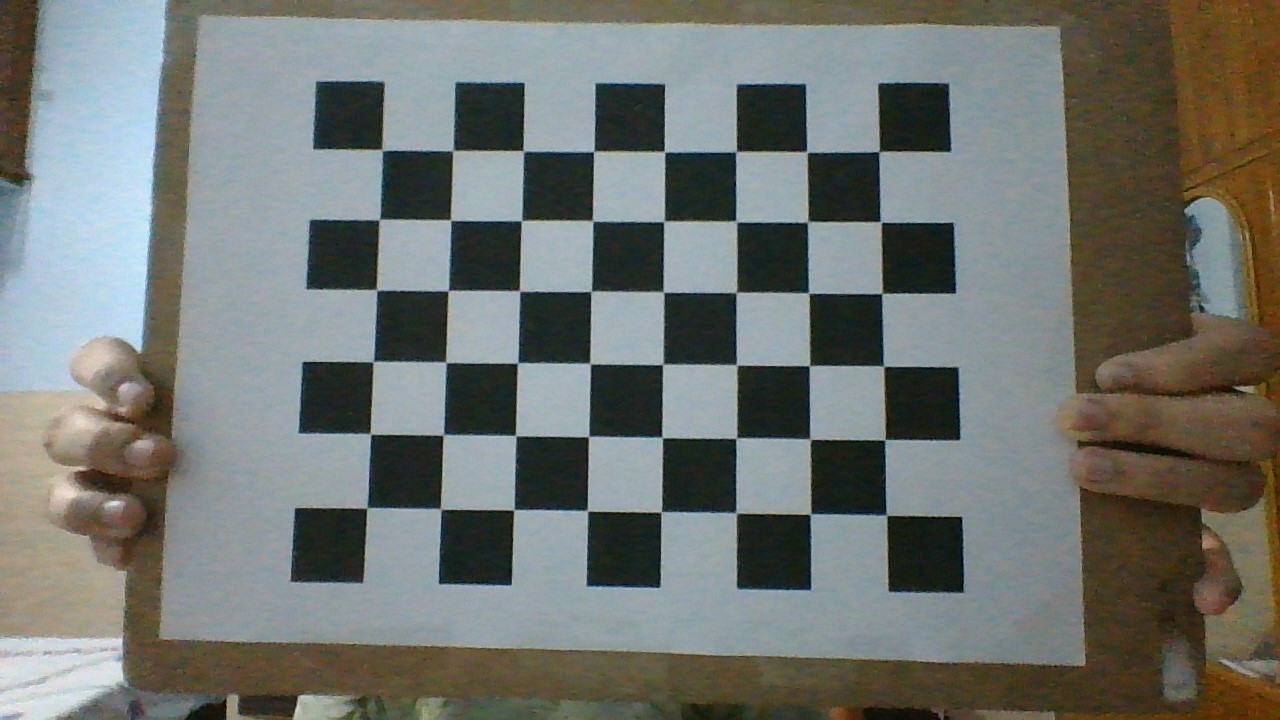
#> input picture ARUCO TAG DETECTION/Calib_Imgs/chess1.jpg, 1280 x 720 px; its folder holds only this picture in this run
$ python T5_20CS30037_Calibration.py
#> lines starting #> are read from the running program, lines starting #| are printed output that depends on the picture; after the words box and inside, x2 and y2 are one past the last pixel; in counts of white or black regions, pixels touching at a corner belong together; long printed decimals are rounded

import cv2 as cv
import numpy as np
import os
import glob

# DIMENSIONS OF CHECKERBOARD
CHECKERBOARD = (6, 8)        # checkerboard size is as per inner corners (not including the corners formed by outer edges)
SIZE = CHECKERBOARD[0]*CHECKERBOARD[1]


# TERMINATION CRITERION (to stop the iteration when the desired accuracy is reached or specified number of iterations done)
criteria = (cv.TERM_CRITERIA_EPS + cv.TERM_CRITERIA_MAX_ITER, 30, 0.001)

# Arrays to store object points (3d point in real world space) and image points (2d points in image plane) from all images.
objpoints = []              # list containing 3_D  world coordinates of corners in all images
imgpoints = []              #  list containing 2_D  image coordinates of corners in all images

# defining the coordinates for the chessboard corners in its own frame
threeD_pts = np.zeros((SIZE, 3), np.float32)
threeD_pts[:, :2] = np.mgrid[0:CHECKERBOARD[0], 0:CHECKERBOARD[1]].T.reshape(-1, 2)

# [9 lines of commented-out code are left out]
images = glob.glob(r'Task 5_20CS30037\Calib_Imgs\*.jpg')
# for filename in images:
#     print(filename)

# count variable is defined to count the number of images in which corners have been detected successfully.
count = 0

for filename in images:
    image = cv.imread(filename, 1)
#> image is the input picture: shape (720, 1280, 3); mean B, G, R 111.5, 116, 112.4
    print(image.shape)
#| (720, 1280, 3)
    grayImg = cv.cvtColor(image, cv.COLOR_BGR2GRAY)
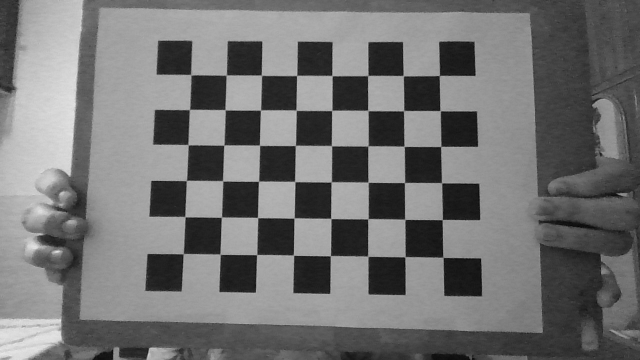
#> grayImg: shape (720, 1280) (shown at 1/2 size); min 3, max 243, mean 114.4

    # Using the openCV function "findChessboardCorners" to find the corners of the checkerboard
    # If ret value is True, it means desired no of corners have been detected
    ret, corners = cv.findChessboardCorners(grayImg, CHECKERBOARD, cv.CALIB_CB_ADAPTIVE_THRESH + cv.CALIB_CB_FAST_CHECK +  cv.CALIB_CB_NORMALIZE_IMAGE)
#> ret = True; corners = 48 rows, first 8: [366.5, 508.1], [371.4, 434.1], [373.1, 362.8], [377, 290.7], [378.9, 220.5], [380.3, 149.6], [440.5, 509], [442.9, 435.7]

    # If desired number of corners detected (ret = True) then, refine the pixel coordinates to higher accuracy using 'cornerSubPix'
    if ret == True:
        objpoints.append(threeD_pts)
        count = count+1

        corners2 = cv.cornerSubPix(grayImg, corners, (11, 11), (-1, -1), criteria)
#> corners2 = 48 rows, first 8: [366.8, 507.9], [370.5, 434.1], [373.1, 361.6], [376.5, 290], [379.4, 219.6], [382.1, 150.1], [440.6, 509], [443.3, 434.7]
        imgpoints.append(corners2)

        # drawChessboardCorners returns the image with the corners marked as red circles or as colored corners connected by lines
        image = cv.drawChessboardCorners(image, CHECKERBOARD, corners2, ret)
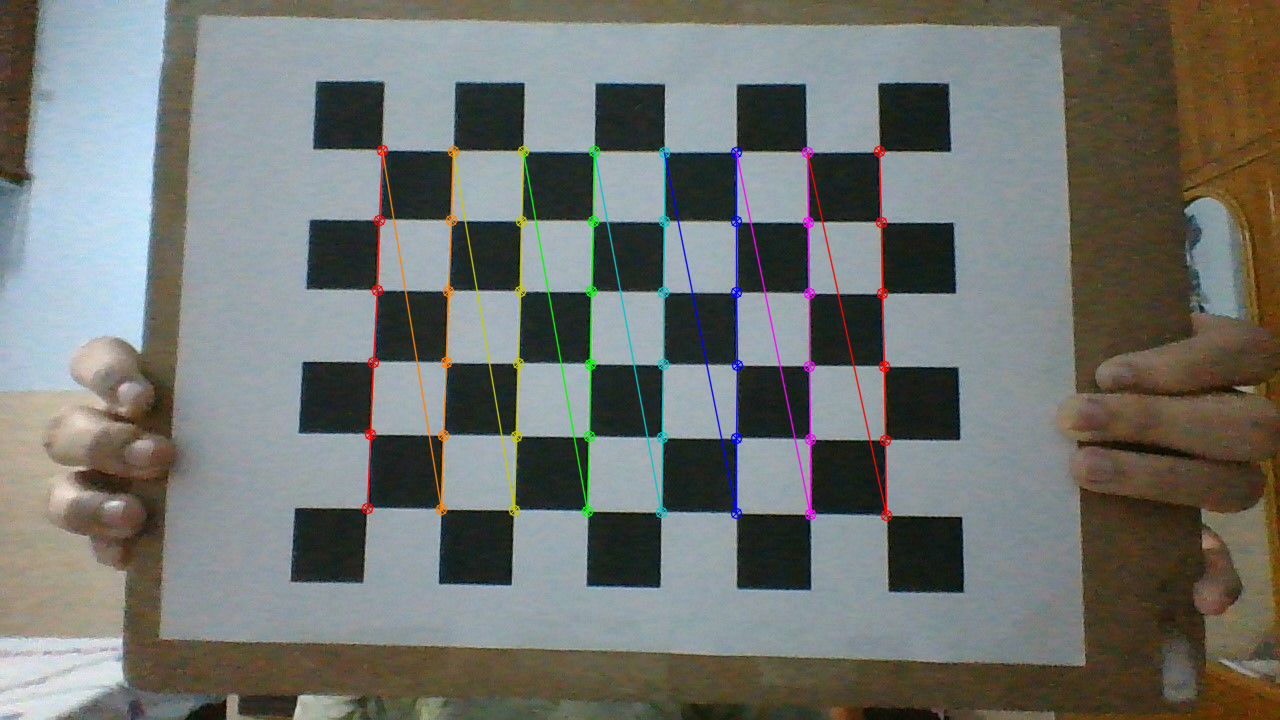
#> image: shape (720, 1280, 3); 2.18% of pixels changed, all inside (x1, y1, x2, y2) = (361, 144, 893, 522)
    else:
        print("The chessboard corners in the given image could not be detected properly.")

    cv.namedWindow('Corner_detect', cv.WINDOW_NORMAL)
    cv.imshow('Corner_detect', image)
    k = cv.waitKey(0)
#> (key q is pressed here)
    if (k == ord('q')):
        cv.destroyAllWindows()

print(count)

h, w = image.shape[:2]

# Camera calibration by passing the value of above found out 3D points(objpoints) and corresponding pixel coordinates of the detected corners(imgpoints)
ret, Cam_matrix, distortion, r_vecs, t_vecs = cv.calibrateCamera(objpoints, imgpoints, grayImg.shape[::-1], None, None)
#> ret = 0.294; Cam_matrix = [[478.3, 0, 653.6], [0, 475.9, 330.7], [0, 0, 1]]; distortion = [[-0.0539, 0.208, -0.00202, -0.000769, -0.211]]; r_vecs = ([-0.0618, -0.0347, -1.56],); t_vecs = ([-3.89, 2.43, 6.48],)
file1 = open(r"Task 5_20CS30037\Calib_res.txt", "w")

# Output
print("Camera matrix:")
print(Cam_matrix)
#| [[478.303   0.         653.631]
#|  [  0.         475.928 330.651]
#|  [  0.           0.           1.        ]]

print("\nDistortion coefficient matrix:")
print(distortion)
#| [[-0.05387   0.2076   -0.002023 -0.0007691 -0.2107 ]]

print("\nRotation Vectors:")
print(r_vecs)
#| (array([[-0.06182],
#|        [-0.03472],
#|        [-1.562]]),)

print("\nTranslation Vectors:")
print(t_vecs)
#| (array([[-3.891],
#|        [ 2.426],
#|        [ 6.480]]),)

# Saving the Camera_Calibration data (intrinsic matrix and destortion matrix) and the roation and translation vectors to a text file "Calib_res"
L = [f"Camera matrix:\n{Cam_matrix}\n\nDistortion coefficient matrix:\n{distortion}\n\nRotation Vectors:\n{r_vecs}\n\nTranslation Vectors:\n{t_vecs}"]
file1.writelines(L)
file1.close()

# Saving the Camera_matrix and Distortion_matrix to a xml file "Calibration_result" for using in aruco marker pose estimation:
path = r"Task 5_20CS30037\Calibration_result.xml"
file2 = cv.FileStorage(path, cv.FILE_STORAGE_WRITE)
file2.write("Camera_matrix", Cam_matrix)
file2.write("Distortion_matrix", distortion)
file2.release()

$ run again, on ARUCO TAG DETECTION/Calib_Imgs/chess13.jpg
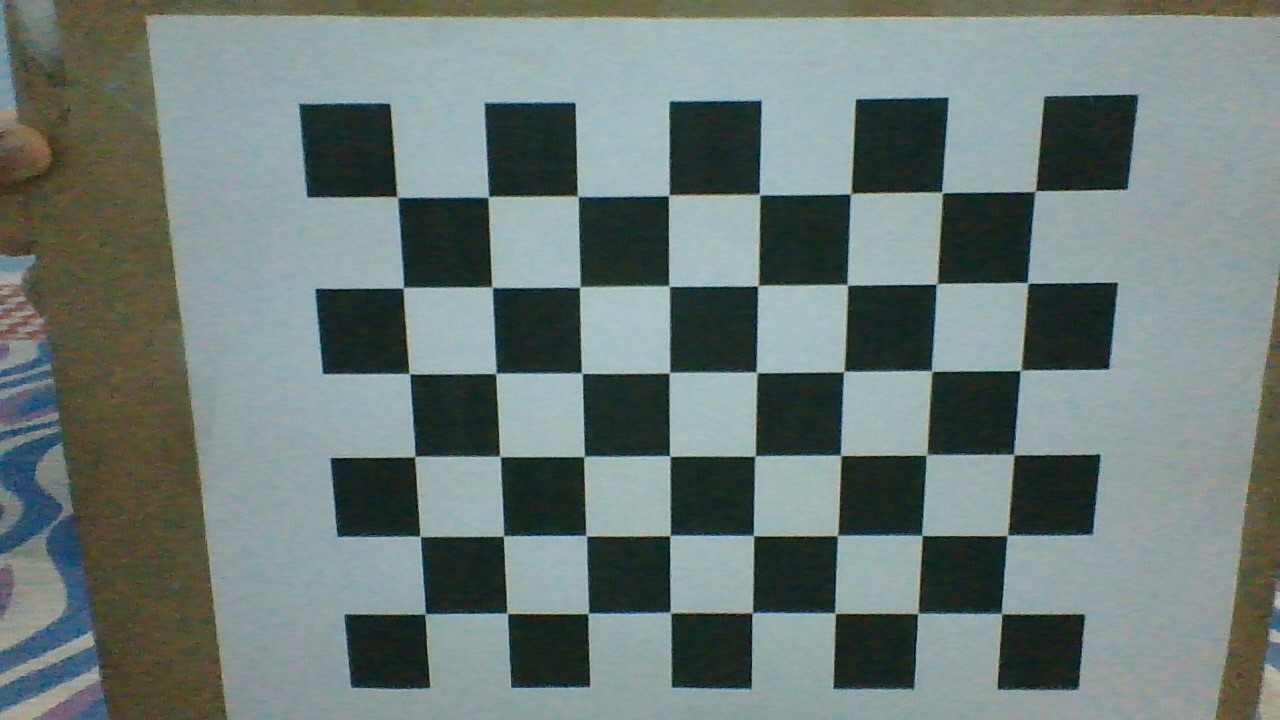
#> input picture ARUCO TAG DETECTION/Calib_Imgs/chess13.jpg, 1280 x 720 px
#> image is the input picture: shape (720, 1280, 3); mean B, G, R 119.9, 123.2, 109.5
#| (720, 1280, 3)
#> `grayImg = cv.cvtColor(image, cv.COLOR_BGR2GRAY)`:
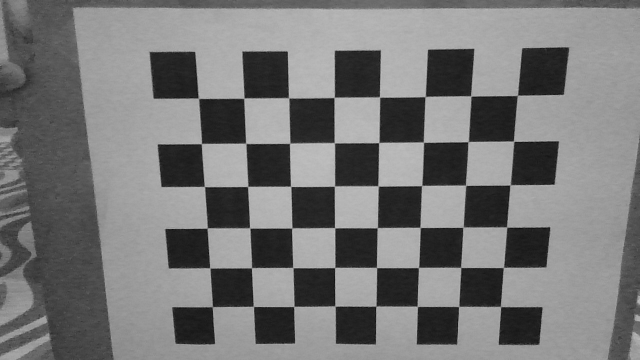
#> grayImg: shape (720, 1280) (shown at 1/2 size); min 5, max 203, mean 118.7
#> `ret, corners = cv.findChessboardCorners(grayImg, CHECKERBOARD, cv.CALI..`: ret = True; corners = 48 rows, first 8: [1035.7, 190.6], [1028.4, 283.5], [1019.6, 370.7], [1013.5, 454.2], [1007.2, 535.4], [1001.7, 614], [942.2, 192.7], [935.6, 284.5]
#> corners2 = 48 rows, first 8: [1035.2, 191], [1027.6, 283], [1020.5, 370.4], [1013.8, 454.7], [1007.4, 535.4], [1001.5, 613.6], [941.9, 192.5], [936.6, 283.9]
#> `image = cv.drawChessboardCorners(image, CHECKERBOARD, corners2, ret)`:
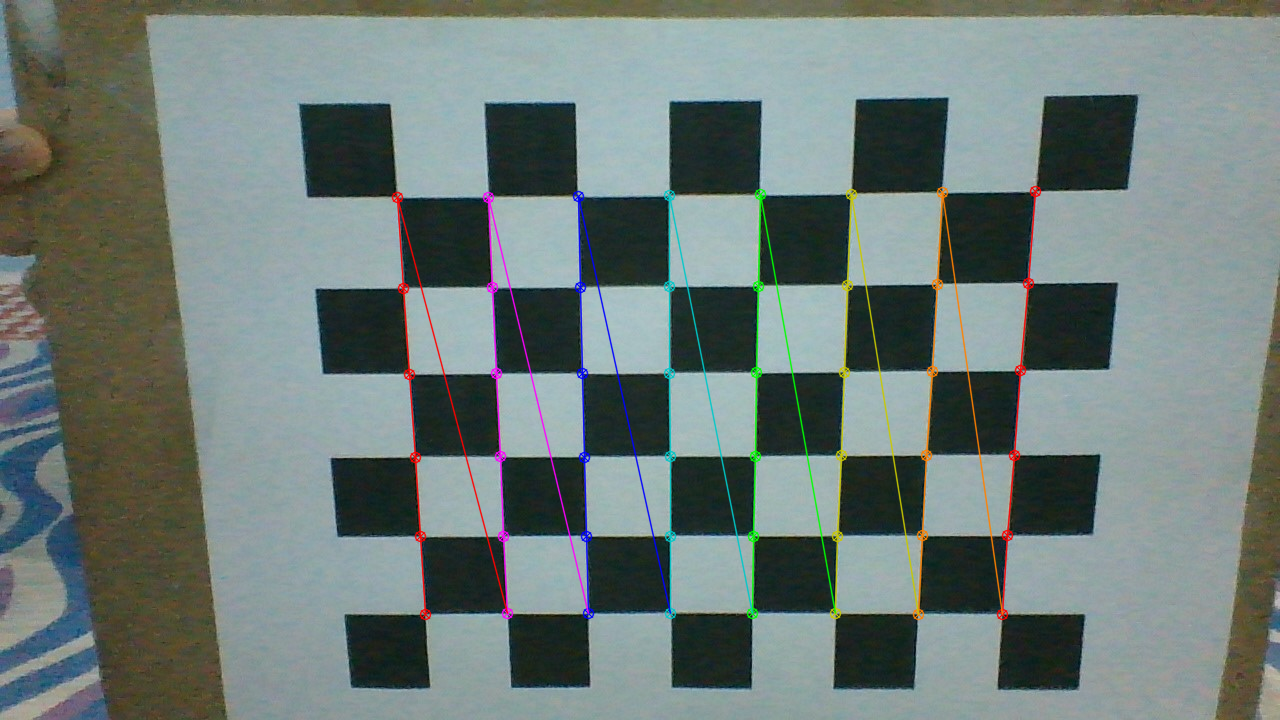
#> image: shape (720, 1280, 3); 2.47% of pixels changed, all inside (x1, y1, x2, y2) = (391, 185, 1042, 621)
#> `ret, Cam_matrix, distortion, r_vecs, t_vecs = cv.calibrateCamera(objpo..`: ret = 0.326; Cam_matrix = [[774.8, 0, 648.2], [0, 791, 263.6], [0, 0, 1]]; distortion = [[-0.0359, 0.257, -0.0053, -0.000301, -0.328]]; r_vecs = ([0.15, -0.13, 1.56],); t_vecs = ([4.22, -0.763, 8.48],)
#| [[774.808   0.         648.219]
#|  [  0.         791.046 263.609]
#|  [  0.           0.           1.        ]]
#| [[-3.59212998e-02  2.57247212e-01 -5.29669307e-03 -3.01222504e-04
#|   -3.28328208e-01]]
#| (array([[ 0.1496],
#|        [-0.1298],
#|        [ 1.558]]),)
#| (array([[ 4.224],
#|        [-0.7627],
#|        [ 8.479]]),)

$ run again, on ARUCO TAG DETECTION/Calib_Imgs/chess14.jpg
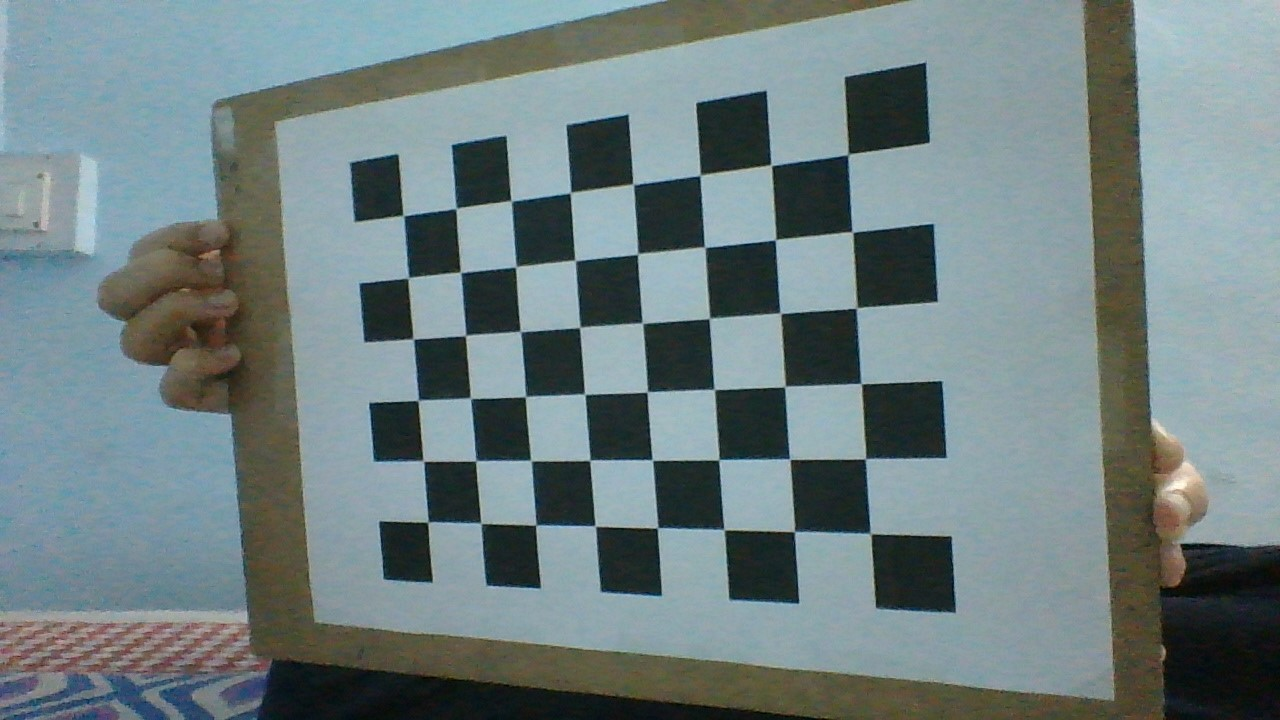
#> input picture ARUCO TAG DETECTION/Calib_Imgs/chess14.jpg, 1280 x 720 px
#> image is the input picture: shape (720, 1280, 3); mean B, G, R 129.5, 127.9, 112.1
#| (720, 1280, 3)
#> `grayImg = cv.cvtColor(image, cv.COLOR_BGR2GRAY)`:
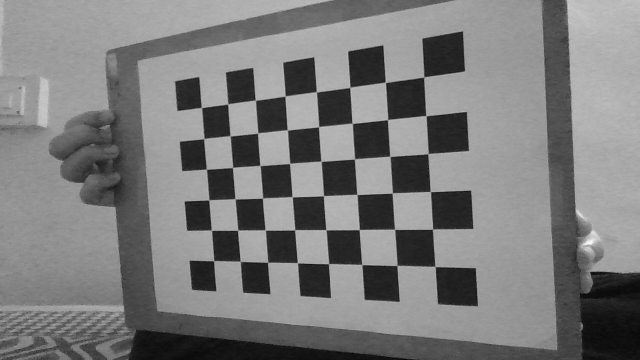
#> grayImg: shape (720, 1280) (shown at 1/2 size); min 1, max 253, mean 123.3
#> `ret, corners = cv.findChessboardCorners(grayImg, CHECKERBOARD, cv.CALI..`: ret = True; corners = 48 rows, first 8: [845, 157], [852.6, 232.3], [856.1, 308.6], [861.5, 384], [865.2, 459], [868, 530], [770.7, 164.7], [775, 240.1]
#> corners2 = 48 rows, first 8: [848, 154.4], [852.4, 231.9], [856.5, 307.8], [861.3, 383.7], [865.5, 458.9], [870.6, 533.6], [771.2, 165.2], [775.5, 239.6]
#> `image = cv.drawChessboardCorners(image, CHECKERBOARD, corners2, ret)`:
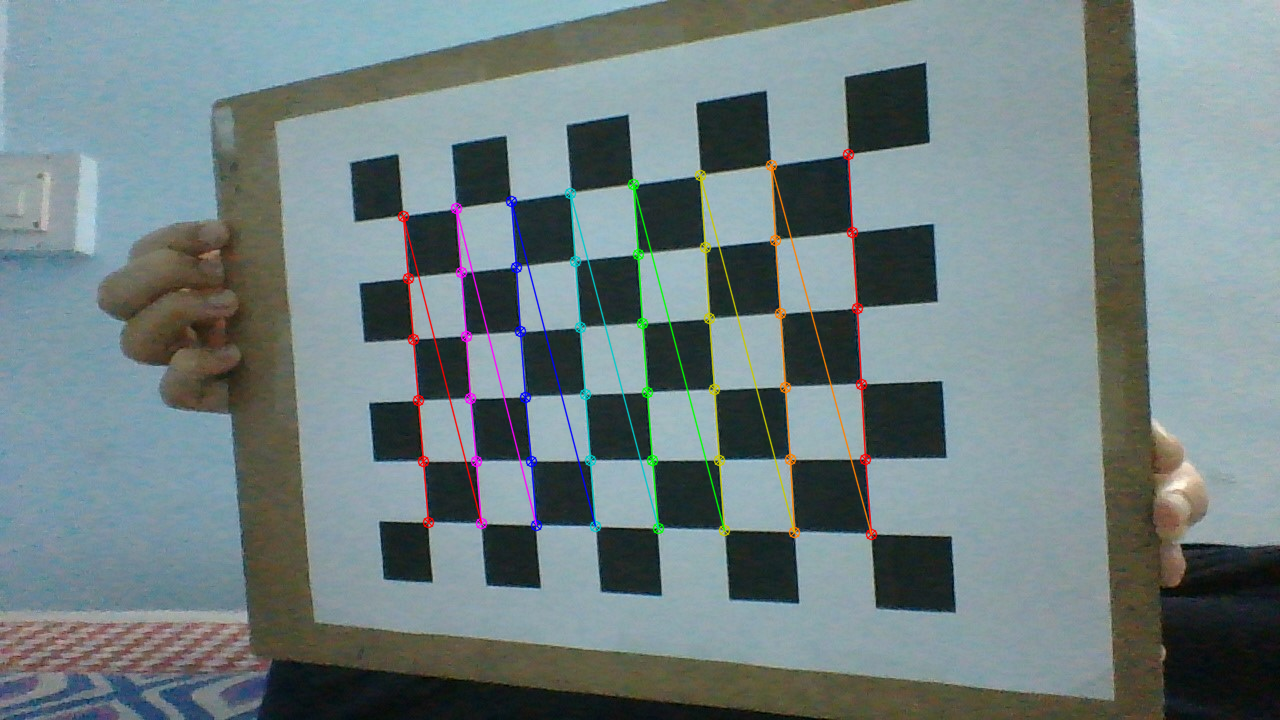
#> image: shape (720, 1280, 3); 2.08% of pixels changed, all inside (x1, y1, x2, y2) = (397, 148, 878, 541)
#> `ret, Cam_matrix, distortion, r_vecs, t_vecs = cv.calibrateCamera(objpo..`: ret = 0.281; Cam_matrix = [[761.4, 0, 617.3], [0, 780.3, 340.7], [0, 0, 1]]; distortion = [[-0.113, 1.32, -0.00221, 0.0117, -4.23]]; r_vecs = ([0.29, 0.217, 1.49],); t_vecs = ([3.06, -2.42, 10.23],)
#| [[761.391   0.         617.339]
#|  [  0.         780.253 340.716]
#|  [  0.           0.           1.        ]]
#| [[-1.13193715e-01  1.32018191e+00 -2.21282905e-03  1.17076458e-02
#|   -4.23359700e+00]]
#| (array([[0.2899],
#|        [0.2174],
#|        [1.489]]),)
#| (array([[ 3.062],
#|        [-2.421],
#|        [10.232]]),)
